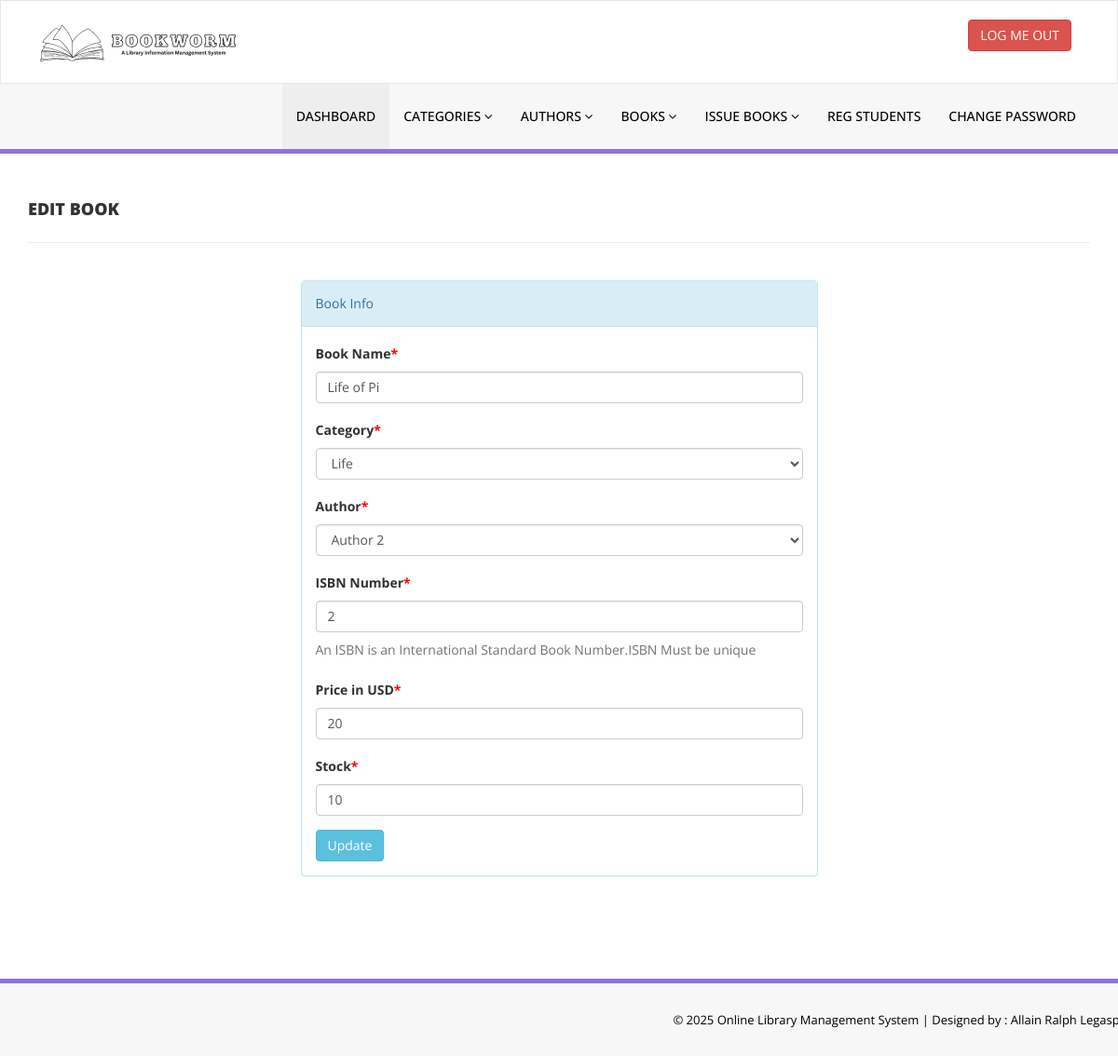
The page /admin/edit-book.php?bookid=7 (signed in) on the database its author committed.
### tables this page shows
CREATE TABLE `tblbooks` (
  `id` int(11) NOT NULL,
  `BookName` varchar(255) DEFAULT NULL,
  `CatId` int(11) DEFAULT NULL,
  `AuthorId` int(11) DEFAULT NULL,
  `ISBNNumber` int(11) DEFAULT NULL,
  `BookPrice` int(11) DEFAULT NULL,
  `RegDate` timestamp NULL DEFAULT current_timestamp(),
  `UpdationDate` timestamp NULL DEFAULT NULL ON UPDATE current_timestamp(),
  `Stock` int(11) DEFAULT 0
);

CREATE TABLE `tblcategory` (
  `id` int(11) NOT NULL,
  `CategoryName` varchar(150) DEFAULT NULL,
  `Status` int(1) DEFAULT NULL,
  `CreationDate` timestamp NULL DEFAULT current_timestamp(),
  `UpdationDate` timestamp NULL DEFAULT '0000-00-00 00:00:00' ON UPDATE current_timestamp()
);

CREATE TABLE `tblauthors` (
  `id` int(11) NOT NULL,
  `AuthorName` varchar(159) DEFAULT NULL,
  `creationDate` timestamp NULL DEFAULT current_timestamp(),
  `UpdationDate` timestamp NULL DEFAULT NULL ON UPDATE current_timestamp()
);

### admin/edit-book.php (the view, shortened to what this page needs)
<?php
include('includes/config.php');
if(strlen($_SESSION['alogin'])==0)
    {
header('location:index.php');
}
else{
?>
<!DOCTYPE html>
<html xmlns="http://www.w3.org/1999/xhtml">
<head>
    <link href="assets/css/bootstrap.css" rel="stylesheet" />
    <link href="assets/css/font-awesome.css" rel="stylesheet" />
    <link href="assets/css/style.css" rel="stylesheet" />
</head>
<body>
<?php include('includes/header.php');?>
    <div class="content-wrapper">
         <div class="container">
        <div class="row pad-botm">
            <div class="col-md-12">
                <h4 class="header-line">Edit Book</h4>
                            </div>
</div>
<div class="row">
<div class="col-md-6 col-sm-6 col-xs-12 col-md-offset-3"">
<div class="panel panel-info">
<div class="panel-heading">
Book Info
</div>
<div class="panel-body">
<form role="form" method="post">
<?php
$bookid=intval($_GET['bookid']);
$sql = "SELECT tblbooks.BookName,tblcategory.CategoryName,tblcategory.id as cid,tblauthors.AuthorName,tblauthors.id as athrid,tblbooks.ISBNNumber,tblbooks.BookPrice,tblbooks.Stock,tblbooks.id as bookid from  tblbooks join tblcategory on tblcategory.id=tblbooks.CatId join tblauthors on tblauthors.id=tblbooks.AuthorId where tblbooks.id=:bookid";
$query = $dbh -> prepare($sql);
$query->bindParam(':bookid',$bookid,PDO::PARAM_STR);
$query->execute();
$results=$query->fetchAll(PDO::FETCH_OBJ);
if($query->rowCount() > 0)
{
foreach($results as $result)
{               ?>
<div class="form-group">
<label>Book Name<span style="color:red;">*</span></label>
<input class="form-control" type="text" name="bookname" value="<?php echo htmlentities($result->BookName);?>" required />
</div>
<div class="form-group">
<label> Category<span style="color:red;">*</span></label>
<select class="form-control" name="category" required="required">
<option value="<?php echo htmlentities($result->cid);?>"> <?php echo htmlentities($catname=$result->CategoryName);?></option>
</select>
</div>
<div class="form-group">
<label> Author<span style="color:red;">*</span></label>
<select class="form-control" name="author" required="required">
<option value="<?php echo htmlentities($result->athrid);?>"> <?php echo htmlentities($athrname=$result->AuthorName);?></option>
</select>
</div>
<div class="form-group">
<label>ISBN Number<span style="color:red;">*</span></label>
<input class="form-control" type="text" name="isbn" value="<?php echo htmlentities($result->ISBNNumber);?>"  required="required" />
<p class="help-block">An ISBN is an International Standard Book Number.ISBN Must be unique</p>
</div>
 <div class="form-group">
 <label>Price in USD<span style="color:red;">*</span></label>
 <input class="form-control" type="text" name="price" value="<?php echo htmlentities($result->BookPrice);?>"   required="required" />
 </div>
 <div class="form-group">
 <label>Stock<span style="color:red;">*</span></label>
 <input class="form-control" type="number" name="stock" value="<?php echo htmlentities($result->Stock);?>"   required="required" />
 </div>
 <?php }} ?>
<button type="submit" name="update" class="btn btn-info">Update </button>
                                    </form>
                            </div>
                        </div>
                            </div>
        </div>
    </div>
    </div>
  <?php include('includes/footer.php');?>
</body>
</html>
<?php } ?>

### admin/assets/css/style.css (style rules this page uses)
.content-wrapper { margin-top: 40px; min-height:800px; padding-bottom:90px; }
.header-line { font-weight:900; padding-bottom:25px; border-bottom:1px solid #eeeeee; text-transform:uppercase; }
.pad-botm { padding-bottom:30px; }

### rows shown on the page
tblbooks: bookname "Life of Pi", category "Life", author "Author 2", isbn "2", price "20", stock "10"
